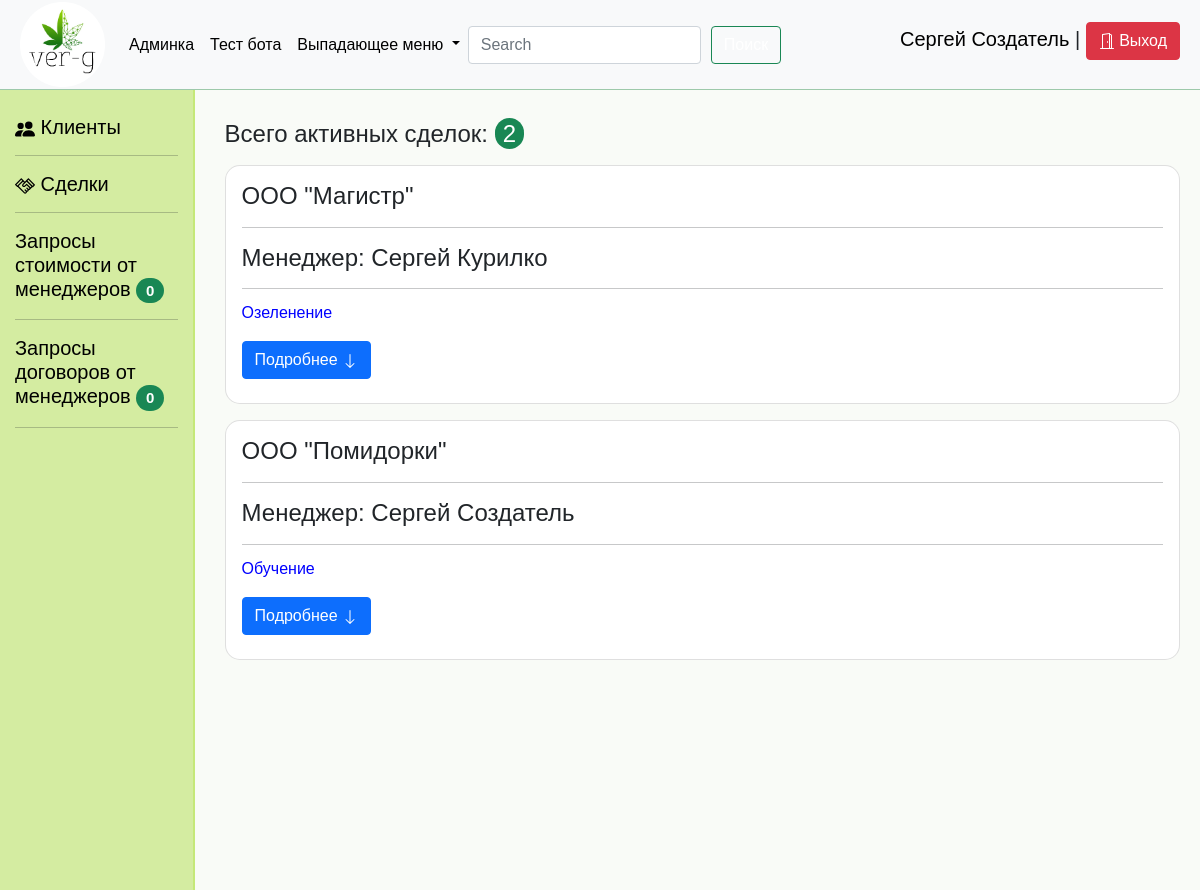
The page /deals/list/ (signed in) on the database its author committed.
### deals/models.py (models this page shows, shortened)
class Deal(models.Model):
    STATUS_CHOICES = [
        ("1", "Новая сделка.\nНеобходимо выбрать услугу."),
        ("2", "Выявлена потребность. Необходимо запросить стоимость у руководителя."),
        ("3", "Запрос стоимости отправлен. Ожидание ответа руководителя."),
        ("4", "Стоимость утверждена. Необходимо подготовить КП."),
        ("5", "КП сохранено. Необходимо направить КП клиенту."),
        ("6", "Ведение переговоров на тему заключения договора."),
        ("7", "Договор запрошен. Ожидание ответа руководителя."),
        ("8", "Договор подготовлен. Согласование с клиентом."),
        ("9", "Подписание договора."),
        ("10", "Договор подписан обеими сторонами. Необходимо сохранить скан."),
        ("11", "Ожидаем счет от руководителя."),
        ("12", "Счет выставлен, направлен клиенту. Контроль оплаты"),
        ("13", "Счет оплачен. Передать в работу."),
        ("14", "В работе"),
        ("15", "Сделка завершена успешно"),
        ("16", "Сделка завершена без успеха"),
        ("17", "Архив")
    ]
    organization = models.ForeignKey(to=Client,
                                     on_delete=models.SET_NULL,
                                     null=True,
                                     blank=True,
                                     related_name="deals",
                                     verbose_name="Организация")
    manager = models.ForeignKey(to=User,
                                on_delete=models.SET_NULL,
                                null=True,
                                blank=True,
                                related_name="my_deals",
                                verbose_name="Менеджер")
    service = models.ForeignKey(to=Service,
                                on_delete=models.SET_NULL,
                                null=True,
                                blank=True,
                                related_name="deals",
                                verbose_name="Услуга")
    cost_price = models.DecimalField(max_digits=8,
                                     decimal_places=2,
                                     verbose_name="Себестоимость сделки",
                                     blank=True,
                                     null=True)
    price = models.DecimalField(max_digits=8,
                                decimal_places=2,
                                verbose_name="Стоимость сделки",
                                blank=True,
                                null=True)
    created_date = models.DateTimeField(auto_now_add=True,
                                        verbose_name="Дата создания сделки")
    updated_date = models.DateTimeField(auto_now=True,
                                        blank=True,
                                        null=True,
                                        verbose_name="Дата последнего изменения сделки")
    completion_date = models.DateTimeField(verbose_name="Дата завершения сделки",
                                           blank=True,
                                           null=True)
    status = models.CharField(choices=STATUS_CHOICES,
                              max_length=2,
                              verbose_name="Состояние сделки")
    act_number = models.CharField(max_length=255,
                                  verbose_name="Номер акта",
                                  blank=True,
                                  null=True)
    act_image = models.ImageField(upload_to="uploads/documents_copy/acts/%Y/%m/%d/",
                                  verbose_name="Скан акта",
                                  blank=True,
                                  null=True)
    description = models.TextField(verbose_name="Общее описание сделки", blank=True)
    class Meta:
        verbose_name = "Сделка"
        verbose_name_plural = "Сделки"
    def get_net_profit(self):
        return float(self.price) - float(self.cost_price)
    def get_absolute_url(self):
        return reverse("deals:deal_detail", args=[self.pk])

### clients/models.py (models this page shows, shortened)
class Client(models.Model):
    TYPES_CHOICES = [
        ("1", "Физ. лицо (без ИП)"),
        ("2", "ИП"),
        ("3", "Самозанятый"),
        ("4", "Организация (ООО, АО и т.д.)")
    ]
    type = models.CharField(choices=TYPES_CHOICES, max_length=100, verbose_name="Тип", blank=False)
    type_of_activity = models.CharField(max_length=255, verbose_name="Род деятельности")
    name = models.CharField(max_length=255, verbose_name="Название", blank=False)
    inn = models.CharField(max_length=12, verbose_name="ИНН", blank=True)
    city = models.CharField(max_length=255, verbose_name="Город", blank=False)
    address = models.CharField(max_length=255, verbose_name="Адрес", blank=True)
    telephone = models.CharField(max_length=15, verbose_name="Телефон организации", blank=True)
    email = models.CharField(max_length=200, verbose_name="email организации", blank=True)
    manager = models.ForeignKey(to=User,
                                on_delete=models.SET_NULL,
                                related_name="my_organizations",
                                verbose_name="Менеджер",
                                blank=True,
                                null=True)
    class Meta:
        verbose_name = "Клиент"
        verbose_name_plural = "Клиенты"

### services/models.py (models this page shows)
class Service(models.Model):
    name = models.CharField(max_length=255, verbose_name="Наименование")
    def __str__(self):
        return self.name

### deals/views.py (the view)
# urls.py: path("list/", deals_list, name="deals_list"),
@login_required(login_url="login:main")
def deals_list(request):
    deals = []
    if not request.user.is_staff:
        my_clients = Client.objects.filter(manager__id=request.user.id)
    else:
        my_clients = Client.objects.all()
    for client in my_clients:
        for deal in client.deals.all().exclude(status__in=["14", "15", "16"]):
            deals.append(deal)
    deals_count = len(deals)
    return render(request, 'deals/deals_list.html', {
        "deals": deals,
        "deals_count": deals_count
    })

### crm_verg/context_processors.py (called while the page is built)
def get_change_add_deal_form(request):
    context = {"change_add_deal_form": AddDealForm}
    return context

def get_add_price_request_forms(request):
    context = {
    }
    return context

def price_request_counter(request):
    context = {"price_request_counter": PriceRequest.objects.filter(status="1").count()}
    return context

def contract_request_counter(request):
    context = {"contract_request_counter": ContractRequest.objects.filter(status="1").count()}
    return context

### deals/templates/deals/deals_list.html (shortened to what this page needs)
{% extends 'dashboard/base_dashboard.html' %}
{% block content %}
<div class="information_top_dashboard">
    {% if deals_count == 0 %}
    <h4 class="mb-3">У Вас пока нет сделок.</h4>
    <h5 class="mb-3">Сделки добавляются в карточке Вашего клиента.</h5>
    <a href="{% url 'clients:clients_main' %}" class="btn btn-success" style="color: white !important">
        Перейти в раздел
        <b>клиенты</b>
        <svg xmlns="http://www.w3.org/2000/svg" width="20" height="20" fill="currentColor" class="bi bi-people-fill" viewBox="0 0 16 16">
        <path d="M7 14s-1 0-1-1 1-4 5-4 5 3 5 4-1 1-1 1H7zm4-6a3 3 0 1 0 0-6 3 3 0 0 0 0 6z"/>
        <path fill-rule="evenodd" d="M5.216 14A2.238 2.238 0 0 1 5 13c0-1.355.68-2.75 1.936-3.72A6.325 6.325 0 0 0 5 9c-4 0-5 3-5 4s1 1 1 1h4.216z"/>
        <path d="M4.5 8a2.5 2.5 0 1 0 0-5 2.5 2.5 0 0 0 0 5z"/>
      </svg>
    </a>
    {% else %}
    <h4 class="mb-3">Всего активных сделок: <span class="my_badge">{{ deals_count }}</span></h4>
    {% endif %}
    {% for deal in deals %}
    <div class="card mb-3" style="border-radius: 15px">
        <div class="card-body">
            <h4 class="card-title">
            {{ deal.organization.name }}
                {% if user.is_staff %}<hr>Менеджер: {{ deal.manager.first_name }} {{ deal.manager.last_name }}<hr>{% endif %}
            </h4>
            <div class="card-subtitle mb-2 text-muted">
            {% if deal.service %}<p style="color: blue">{{ deal.service }}</p>
                {% else %}<p style="color: red">Услуга пока не определена.</p>
                {% endif %}
            </div>
            <button class="btn btn-primary mb-2" type="button" data-bs-toggle="collapse"
                    data-bs-target="#CollapseDealPreDetail{{ deal.id }}">
                Подробнее
            <svg xmlns="http://www.w3.org/2000/svg" width="16" height="16" fill="currentColor" class="bi bi-arrow-down" viewBox="0 0 16 16">
            <path fill-rule="evenodd" d="M8 1a.5.5 0 0 1 .5.5v11.793l3.146-3.147a.5.5 0 0 1 .708.708l-4 4a.5.5 0 0 1-.708 0l-4-4a.5.5 0 0 1 .708-.708L7.5 13.293V1.5A.5.5 0 0 1 8 1"></path>
            </svg>
            </button>
        </div>
    </div>
    {% endfor %}
</div>
{% endblock %}

### dashboard/templates/dashboard/incl/navbar.html (shortened to what this page needs)
{% load static %}
<nav class="navbar navbar-expand-lg navbar-light bg-light">
        <a class="navbar-brand" href="{% url 'dashboard:home_dashboard' %}"><img src="{% static 'dashboard/img/small_logo.png' %}" alt="" style="width: 85px; height: auto;"></a>
        <div class="collapse navbar-collapse" id="navbarSupportedContent">
          <ul class="navbar-nav mr-auto">
            <li class="nav-item active">
              <a class="nav-link" href="/admin">Админка</a>
            </li>
            <li class="nav-item">
              <a class="nav-link" href="{% url 'bot:test_bot' %}">Тест бота</a>
            </li>
            <li class="nav-item dropdown">
              <a class="nav-link dropdown-toggle" href="#" id="navbarDropdown" role="button" data-toggle="dropdown" aria-haspopup="true" aria-expanded="false">
                Выпадающее меню
              </a>
            </li>
          </ul>
          <form class="form-inline my-2 my-lg-0 d-flex">
            <input class="form-control mr-sm-2 mr-3" type="search" placeholder="Search" aria-label="Search" style="margin-right: 10px;">
            <button class="btn btn-outline-success my-2 my-sm-0" type="submit">Поиск</button>
          </form>
        </div>
        <div class="user_nav_menu">
            <h5><a href="">{{ user.first_name }} {{ user.last_name }}</a> | <a class="btn btn-danger" href="{% url 'login:logout' %}" role="button" style="color: white !important">
                 Выход</a></h5>
        </div>
      </nav>

### dashboard/static/dashboard/css/dashboard_style.css (style rules this page uses)
* { margin: 0; padding: 0; box-sizing: border-box; font-family: sans-serif; text-decoration: none; }
a { text-decoration: none !important; color: black !important; }
.navbar { padding-left: 20px; padding-right: 20px; height: 90px; border-bottom: 1px solid rgb(85 162 106 / 55%) }
.information_top_dashboard { padding-left: 20px; padding-top: 20px; }
.my_badge { background-color: #198754; padding: 2px 8px; border-radius: 15px; color: white; }
.btn { color: white !important; }

### rows shown on the page
Deal: organization.name "ООО \"Магистр\"", manager.first_name "Сергей", manager.last_name "Курилко", service "Озеленение"
Deal: organization.name "ООО \"Помидорки\"", manager.first_name "Сергей", manager.last_name "Создатель", service "Обучение"

### other values the page prints
{{ user.first_name }} "Сергей"
{{ user.last_name }} "Создатель"
{{ price_request_counter }} "0"
{{ contract_request_counter }} "0"
{{ deals_count }} "2"
